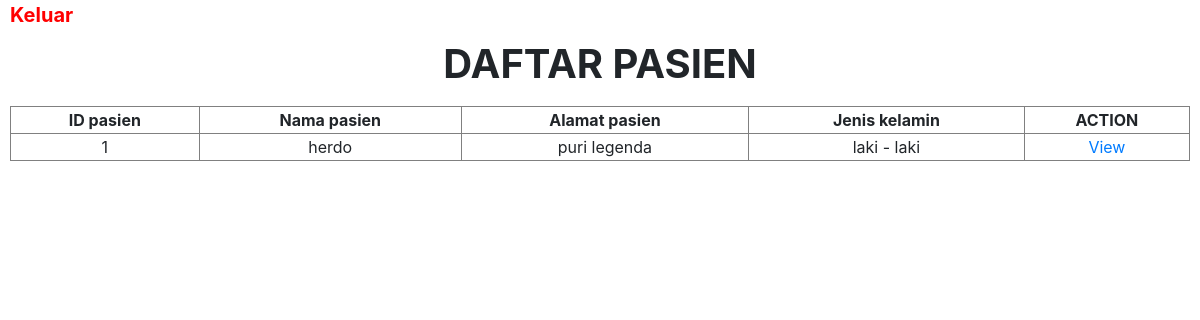
The page /tabledata.php on the database its author committed.
### tables this page shows
CREATE TABLE `informasipasien` (
  `id_pasien` int(11) NOT NULL,
  `nama_pasien` varchar(255) NOT NULL,
  `jeniskelamin_pasien` varchar(25) NOT NULL,
  `alamat_pasien` varchar(255) NOT NULL,
  `umur_pasien` varchar(25) NOT NULL,
  `tempatlahir_pasien` varchar(255) NOT NULL,
  `tanggallahir_pasien` varchar(25) NOT NULL,
  `bulanlahir_pasien` varchar(25) NOT NULL,
  `tahunlahir_pasien` varchar(25) NOT NULL,
  `kewarganegaraan_pasien` varchar(255) NOT NULL,
  `agama_pasien` varchar(25) NOT NULL,
  `pekerjaan_pasien` varchar(25) NOT NULL,
  `time` timestamp NOT NULL DEFAULT current_timestamp() ON UPDATE current_timestamp()
);

### tabledata.php (the view, shortened to what this page needs)
<!doctype html>
<html lang="en">
  <head>
    <link rel="stylesheet" href="https://cdn.jsdelivr.net/npm/bootstrap@4.0.0/dist/css/bootstrap.min.css">
  </head>
  <body>
  	<div style="display: flex; flex-direction: column;">
  		<div style="text-align: left; margin-left: 10px;">
  				<a href="logout.php" style="text-decoration: none; color: black
  				"><span style="font-weight: bolder; font-size: 20px;color: red;">Keluar</span></a>
  			</div>
  			<h1 style="text-align: center; margin-top: 10px; font-weight: bolder;">DAFTAR PASIEN</h1>
  				<div style="display: flex;flex-direction: column;">
  			<table border="1" style="margin: 10px; padding: 10px; text-align: center;">
  				<tr>
  					<td><span style="font-weight: bolder;">ID pasien</span></td>
  					<td><span style="font-weight: bolder;">Nama pasien</span></td>
  					<td><span style="font-weight: bolder;">Alamat pasien</span></td>
  					<td><span style="font-weight: bolder;">Jenis kelamin</span></td>
  					<td><span style="font-weight: bolder;">ACTION</span></td>
  				</tr>
  				<?php
  				include 'koneksi.php';
  				$cekdata = "SELECT * FROM informasipasien";
  				$hubungkancekdata = mysqli_query($koneksi, $cekdata);
  				while($ambildata = mysqli_fetch_array($hubungkancekdata)){
  					$idpasien = $ambildata['id_pasien'];
  					$namapasien = $ambildata['nama_pasien'];
  					$alamatpasien = $ambildata['alamat_pasien'];
  					$jeniskelaminpasien = $ambildata['jeniskelamin_pasien'];
  					?>
  					<tr>
  						<td><?php echo $idpasien; ?></td>
  						<td><?php echo $namapasien; ?></td>
  						<td><?php echo $alamatpasien; ?></td>
  						<td><?php echo $jeniskelaminpasien; ?></td>
  						<td><a href="dokter.php?idpasien=<?php echo $idpasien; ?>">View</a></td>
  					</tr>
  				<?php
  				}
  				 ?>
  			</table>
  		</div>
  	</div>
  </body>
</html>

### rows shown on the page
informasipasien: id_pasien "1", nama_pasien "herdo", alamat_pasien "puri legenda", jeniskelamin_pasien "laki - laki"
